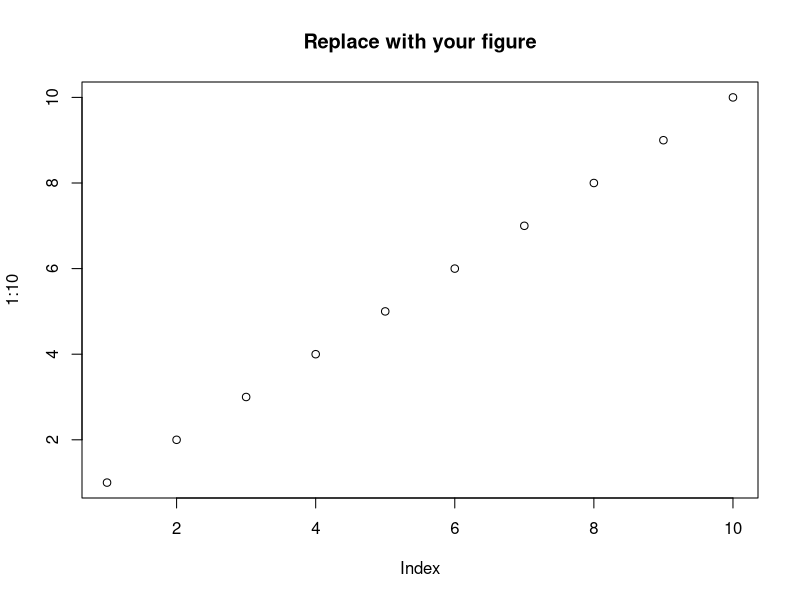

Here is the R script that generated this plot:
## ---- chunk 1
#| echo: false
#| fig-width: 12
#| fig-height: 5
# Load pre-computed data if available
# result <- readRDS("../Figures/Lecture1/example.rds")
# Or generate inline:
plot(1:10, main = "Replace with your figure")
